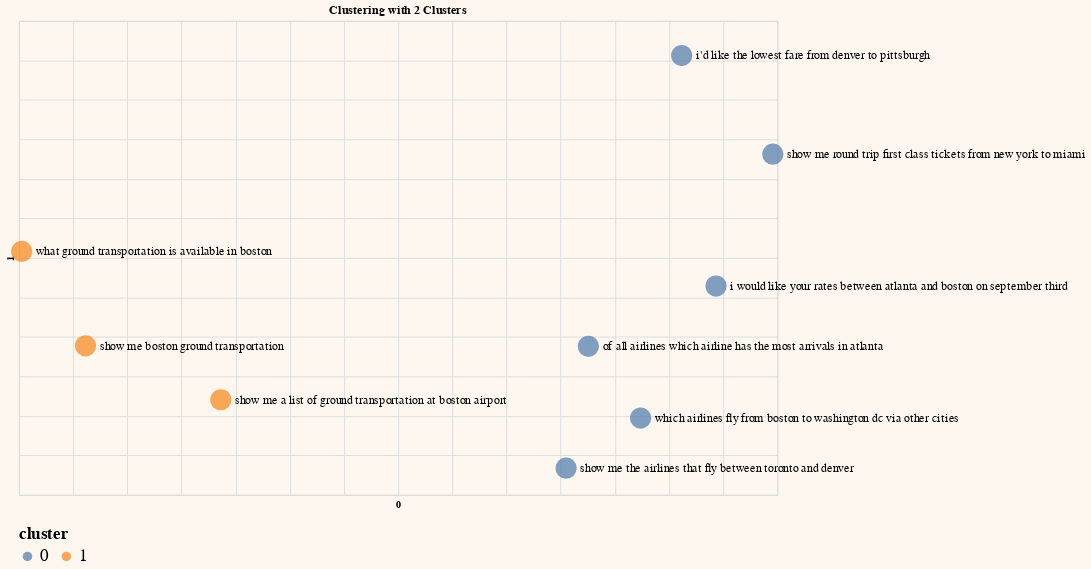

The notebook cell saved with this chart:
### Code cell
# Plot on a chart
df_clust.columns = df_clust.columns.astype(str)
generate_chart(df_clust.iloc[:sample],'0','1',lbl='on',color='cluster',title='Clustering with 2 Clusters')

### Figure 1 — Vega-Lite specification as saved in the notebook (floating-point values rounded to 4 significant figures; data arrays with more than 128 entries replaced by an {"elided": "..."} marker saying what was removed)
{"config": {"view": {"continuousWidth": 400, "continuousHeight": 300}, "background": "#FDF7F0", "legend": {"labelFontSize": 18, "orient": "bottom", "titleFontSize": 18}}, "layer": [{"mark": {"type": "circle", "size": 500}, "encoding": {"color": {"field": "cluster", "type": "nominal"}, "tooltip": [{"field": "query", "type": "nominal"}], "x": {"axis": {"domain": false, "labels": false, "ticks": false}, "field": "0", "scale": {"zero": false}, "type": "quantitative"}, "y": {"axis": {"domain": false, "labels": false, "ticks": false}, "field": "1", "scale": {"zero": false}, "type": "quantitative"}}}, {"mark": {"type": "text", "align": "left", "baseline": "middle", "color": "black", "dx": 15, "size": 13}, "encoding": {"color": {"value": "black"}, "text": {"field": "query", "type": "nominal"}, "tooltip": [{"field": "query", "type": "nominal"}], "x": {"axis": {"domain": false, "labels": false, "ticks": false}, "field": "0", "scale": {"zero": false}, "type": "quantitative"}, "y": {"axis": {"domain": false, "labels": false, "ticks": false}, "field": "1", "scale": {"zero": false}, "type": "quantitative"}}}], "data": {"name": "data-10cf1e46bb4e4e7ca47883388d2ca6f8"}, "height": 500, "title": "Clustering with 2 Clusters", "width": 800, "$schema": "https://vega.github.io/schema/vega-lite/v4.17.0.json", "datasets": {"data-10cf1e46bb4e4e7ca47883388d2ca6f8": [{"query": " which airlines fly from boston to washington dc via other cities", "query_embeds": {"elided": "1024 float values"}, "0": 0.07379, "1": -0.2528, "cluster": "0"}, {"query": " show me the airlines that fly between toronto and denver", "query_embeds": {"elided": "1024 float values"}, "0": 0.00505, "1": -0.3162, "cluster": "0"}, {"query": " show me round trip first class tickets from new york to miami", "query_embeds": {"elided": "1024 float values"}, "0": 0.1958, "1": 0.08121, "cluster": "0"}, {"query": " i'd like the lowest fare from denver to pittsburgh", "query_embeds": {"elided": "1024 float values"}, "0": 0.1117, "1": 0.206, "cluster": "0"}, {"query": " show me a list of ground transportation at boston airport", "query_embeds": {"elided": "1024 float values"}, "0": -0.3137, "1": -0.2296, "cluster": "1"}, {"query": " show me boston ground transportation", "query_embeds": {"elided": "1024 float values"}, "0": -0.4385, "1": -0.1614, "cluster": "1"}, {"query": " of all airlines which airline has the most arrivals in atlanta", "query_embeds": {"elided": "1024 float values"}, "0": 0.0256, "1": -0.1619, "cluster": "0"}, {"query": " what ground transportation is available in boston", "query_embeds": {"elided": "1024 float values"}, "0": -0.4975, "1": -0.04186, "cluster": "1"}, {"query": " i would like your rates between atlanta and boston on september third", "query_embeds": {"elided": "1024 float values"}, "0": 0.1434, "1": -0.0857, "cluster": "0"}]}}
